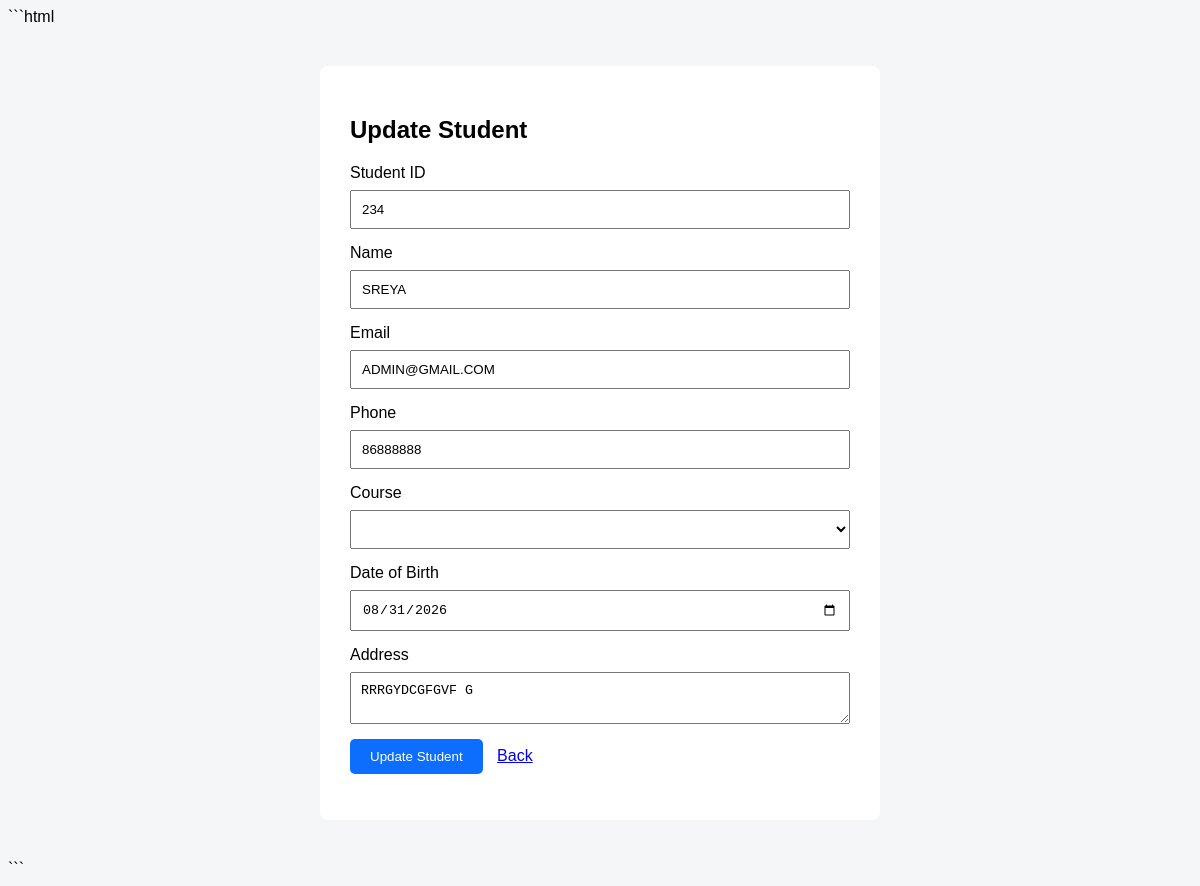
The app's page /student/update/2/ with its own data.
### students/models.py (models this page shows, shortened)
class Student(models.Model):
    student_id = models.CharField(max_length=20, unique=True)
    name = models.CharField(max_length=100)
    email = models.EmailField(unique=True)
    phone = models.CharField(max_length=15)
    course = models.ForeignKey(
        Course,
        on_delete=models.SET_NULL,
        null=True,
        blank=True,
        related_name="students"
    )
    date_of_birth = models.DateField()
    address = models.TextField()

### students/views.py (the view, shortened to what this page needs)
def update_student(request, id):
    student = get_object_or_404(Student, id=id)
    courses = Course.objects.all()
    return render(
        request,
        "students/update_student.html",
        {
            "student": student,
            "courses": courses,
        }
    )

### students/templates/students/update_student.html (shortened to what this page needs)
<!DOCTYPE html>
<html>
<head>
</head>
<body>
<div class="form-box">
    <h2>Update Student</h2>
    <form method="POST">
        <label>Student ID</label>
        <input type="text"
               name="student_id"
               value="{{ student.student_id }}"
               required>
        <label>Name</label>
        <input type="text"
               name="name"
               value="{{ student.name }}"
               required>
        <label>Email</label>
        <input type="email"
               name="email"
               value="{{ student.email }}"
               required>
        <label>Phone</label>
        <input type="text"
               name="phone"
               value="{{ student.phone }}"
               required>
        <label>Course</label>
        <select name="course" required>
            {% for course in courses %}
                <option value="{{ course.id }}"
                    {% if student.course.id == course.id %}
                        selected
                    {% endif %}>
                </option>
            {% endfor %}
        </select>
        <label>Date of Birth</label>
        <input type="date"
               name="date_of_birth"
               value="{{ student.date_of_birth|date:'Y-m-d' }}"
               required>
        <label>Address</label>
        <textarea name="address" required>{{ student.address }}</textarea>
        <button type="submit">
            Update Student
        </button>
        <a class="back" href="{% url 'home' %}">
            Back
        </a>
    </form>
</div>
</body>
</html>

### students/templates/students/update_student.html (style rules this page uses)
body { font-family: Arial, sans-serif; background: #f4f6f8; }
.form-box { width: 500px; margin: 40px auto; background: white; padding: 30px; border-radius: 8px; }
input, select, textarea { width: 100%; padding: 10px; margin: 8px 0 15px; box-sizing: border-box; }
button { background: #0d6efd; color: white; border: none; padding: 10px 20px; border-radius: 5px; cursor: pointer; }
.back { margin-left: 10px; }

### records on screen
Student: student_id "234", name "SREYA", email "ADMIN@GMAIL.COM", phone "86888888", date_of_birth "08/31/2026", address "RRRGYDCGFGVF G"
